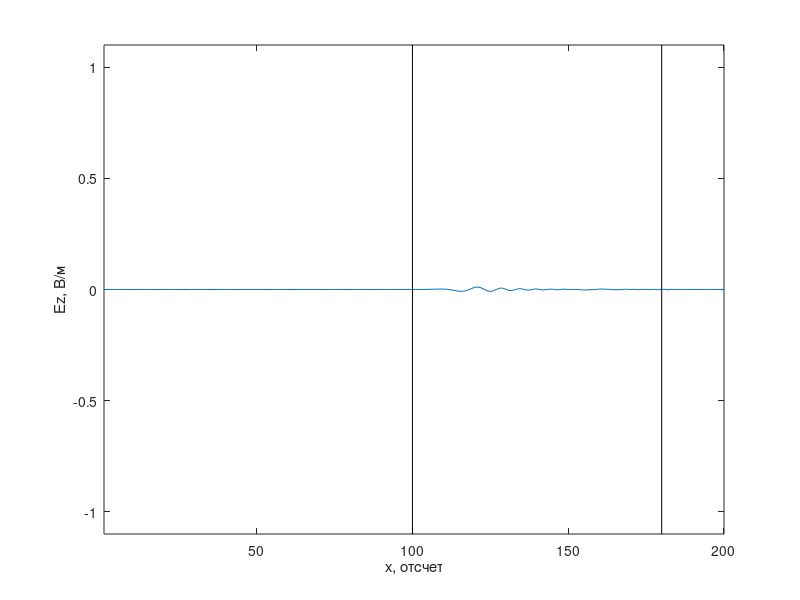
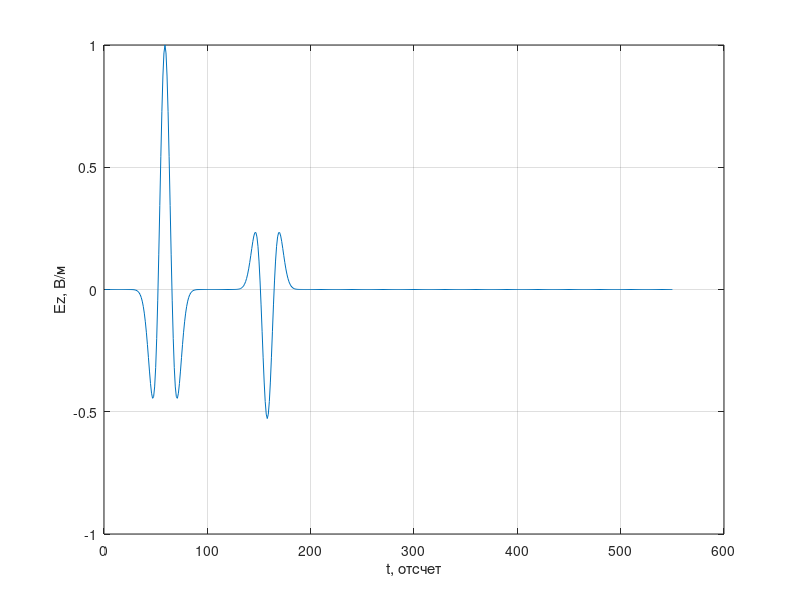

Write MATLAB code to recreate these figures, in order.
%% Одномерный FDTD. Версия 1.7.1
% Источник возбуждения в виде вейвлета Рикера.
% Используется метод TFSF.
clear

% Волновое сопротивление свободного пространства
W0 = 120 * pi;

% Потери в среде. loss = sigma * dt / (2 * eps * eps0)
loss = 0.02;

% Где начинается поглощающий диэлектрик
layer_loss_x = 180;

% Время расчета в отсчетах
maxTime = 550;

% Размер области моделирования в отсчетах
maxSize = 200;

% Положение датчика, регистрирующего поля
probePos = 50;

layer_x = 100;

Sc = 1.0;
Np = 30;
Md = 2;

Ez = zeros (1, maxSize);
Hy = zeros (1, maxSize - 1);

eps = ones (size (Ez));
eps(layer_x: end) = 9.0;

% Коэффициенты для расчета поля E
ceze = ones (1, maxSize);
ceze(layer_loss_x: end) = (1 - loss) / (1 + loss);

cezh = (ones (1, maxSize) * W0 ./ eps);
cezh(layer_loss_x: end) = cezh(layer_loss_x: end) / (1 + loss);

% Коэффициенты для расчета поля H
chyh = ones (1, maxSize - 1);
chyh(layer_loss_x: end) = (1 - loss) / (1 + loss);

chye = ones (1, maxSize - 1) / W0;
chye(layer_loss_x: end) = chye(layer_loss_x: end) / (1 + loss);

% Поле, зарегистрированное в датчике в зависимости от времени
probeTimeEz = zeros (1, maxTime);

figure

for t = 1: maxTime
    % Расчет компоненты поля H
    for m = 1: maxSize - 1
        % До этой строки Hy(n) хранит значение компоненты Hy
        % за предыдущий момент времени
        Hy(m) = chyh(m) * Hy(m) +...
            chye(m) * (Ez(m + 1) - Ez(m)) * Sc;
    end
    
    Hy(49) = Hy(49) - (1 - 2 * pi ^ 2 * (Sc * t / Np - Md) ^ 2) *...
        exp (-pi ^ 2 * (Sc * t / Np - Md) ^ 2) / W0;
    
    % Расчет компоненты поля E
    Ez(1) = Ez(2);
    
    for m = 2: maxSize - 1
        % До этой строки Ez(n) хранит значение компоненты EzS
        % за предыдущий момент времени
        % Вместо W0 / eps используется cezh
        Ez(m) = ceze(m) * Ez(m) + ...
            cezh(m) * (Hy(m) - Hy(m - 1)) * Sc;
    end

    % Источник возбуждения
    Ez(50) = Ez(50) +...
        (1 - 2 * pi ^ 2 * ((Sc * (t + 0.5) - (-0.5)) / Np - Md) ^ 2) *...
        exp (-pi ^ 2 * ((Sc * (t + 0.5) - (-0.5)) / Np - Md) ^ 2);
    
    % Регистрация поля в точке
    probeTimeEz(t) = Ez(probePos);
    
    plot (Ez);
    xlim ([1, maxSize]);
    ylim ([-1.1, 1.1]);
    xlabel ('x, отсчет')
    ylabel ('Ez, В/м')
    line ([layer_x, layer_x], [-1.1, 1.1], ...
        'Color',[0.0, 0.0, 0.0]);
    line ([layer_loss_x, layer_loss_x], [-1.1, 1.1], ...
        'Color',[0.0, 0.0, 0.0]);
    pause (0.03)
end

figure
plot (probeTimeEz)
xlabel ('t, отсчет')
ylabel ('Ez, В/м')
grid on